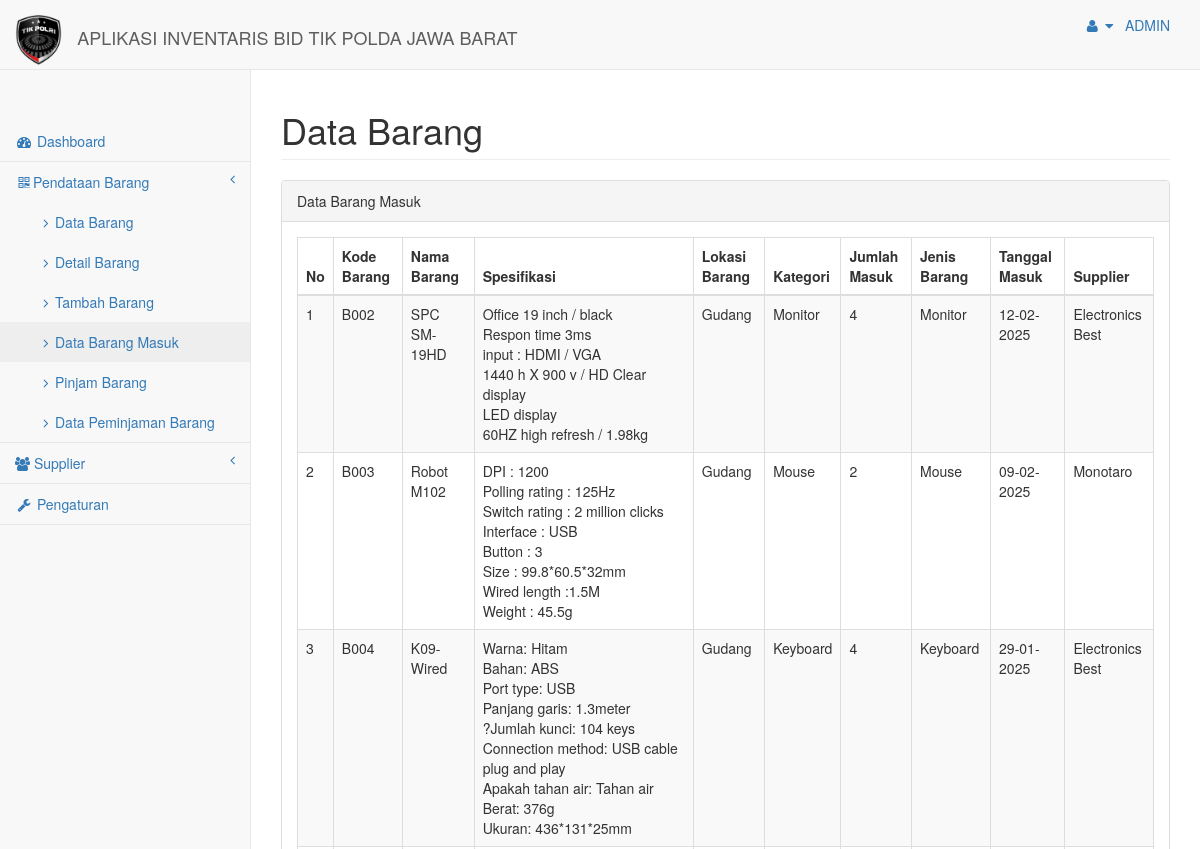
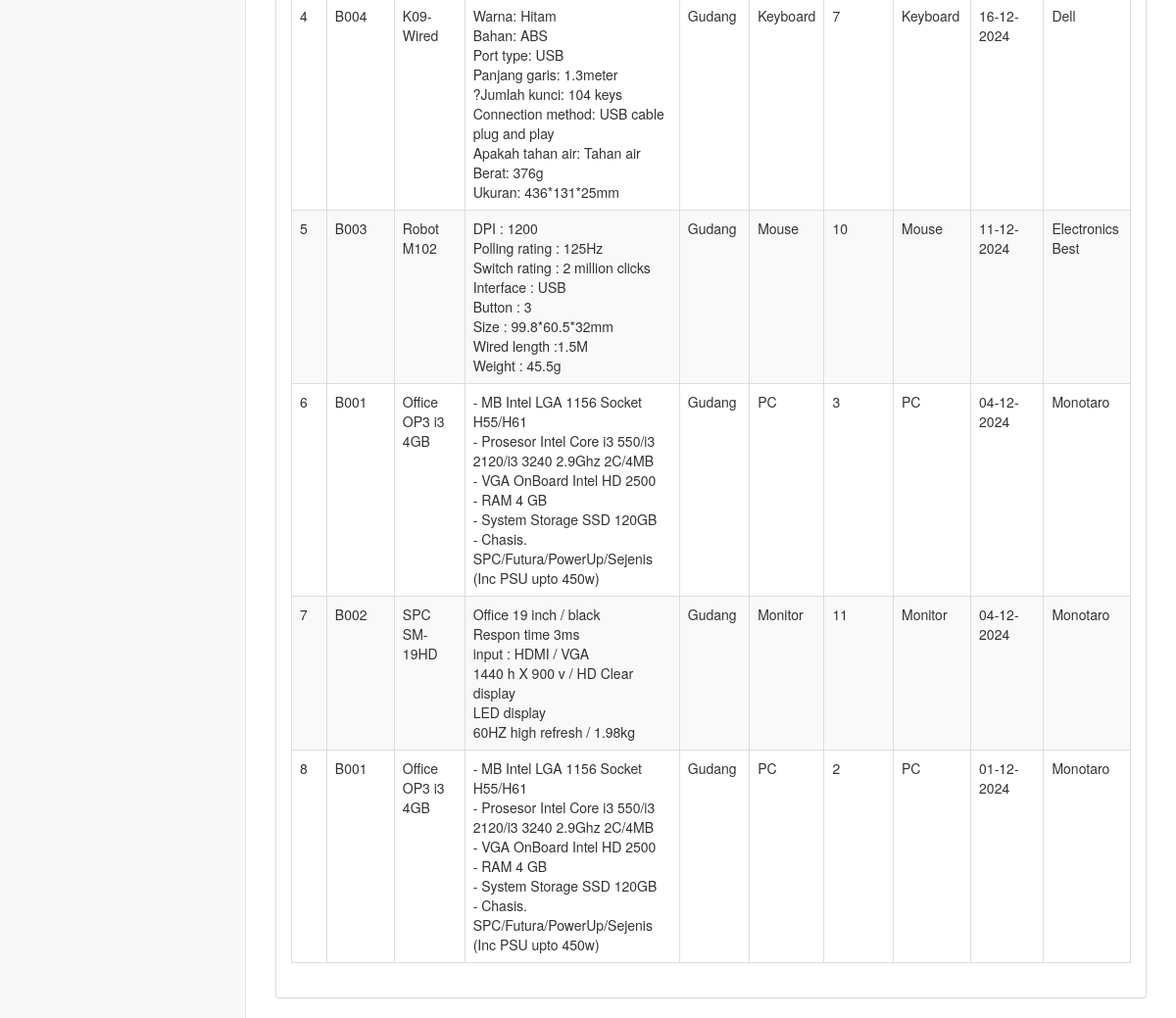
Page /index.php?page=barangmasuk (signed in) on the committed database (2 pictures, top to bottom).
### tables this page shows
CREATE TABLE `barang` (
  `kode_barang` varchar(8) NOT NULL,
  `nama_barang` varchar(30) NOT NULL,
  `spesifikasi` varchar(500) NOT NULL,
  `lokasi_barang` varchar(40) NOT NULL,
  `kategori` varchar(25) NOT NULL,
  `jumlah_brg` int(5) NOT NULL,
  `jenis_brg` varchar(20) NOT NULL
);

CREATE TABLE `stok` (
  `kode_barang` varchar(8) NOT NULL,
  `nama_barang` varchar(30) NOT NULL,
  `jml_barangmasuk` int(7) NOT NULL,
  `jml_barangkeluar` int(7) NOT NULL,
  `total_barang` int(8) NOT NULL
);

CREATE TABLE `barangmasuk` (
  `id_masukbarang` varchar(11) NOT NULL,
  `kode_barang` varchar(8) NOT NULL,
  `nama_barang` varchar(30) NOT NULL,
  `tgl_masuk` date NOT NULL DEFAULT current_timestamp(),
  `jumlah_masuk` int(8) NOT NULL,
  `kode_supplier` varchar(5) NOT NULL
);

CREATE TABLE `supplier` (
  `kode_supplier` varchar(5) NOT NULL,
  `nama_supplier` varchar(35) NOT NULL,
  `alamat_supplier` varchar(50) NOT NULL,
  `telp_supplier` varchar(25) NOT NULL,
  `kota_supplier` varchar(20) NOT NULL
);

### config/Class_Barang.php (called while the page is built, shortened)
<?php
class Class_Barang
{
    function tampil_barangmasuk()
    {
        include("config.php");
        $sql = "select * from barang a inner join barangmasuk b inner join stok c on a.kode_barang=b.kode_barang and a.kode_barang=c.kode_barang inner join supplier d on b.kode_supplier=d.kode_supplier ORDER BY b.tgl_masuk DESC";
        $data = mysqli_query($conn,$sql);
        $data1 = mysqli_num_rows($data);
        if ($data1 == 0) {
            echo "<div class='alert alert-danger'>Tidak ada data</div>";
        }
        else{
            while ($d=mysqli_fetch_assoc($data)) {
                $hasil[] = $d;
            }
            return $hasil;
        }
    }
}
 ?>

### pages/data_barangmasuk.php (the view)
<div class="row">
    <div class="col-lg-12">
        <h1 class="page-header">Data Barang </h1>
    </div>
</div>
<div class="row">
    <div class="col-lg-12">
        <div class="panel panel-default">
            <div class="panel-heading">
                Data Barang Masuk
            </div>
            <div class="panel-body">
                <table width="100%" class="table table-striped table-bordered table-hover" cellpadding="0" cellspacing="0" id="dataTables-example">
                    <thead>
    <?php
        if (is_array($db->tampil_barangmasuk()) && count($db->tampil_barangmasuk()) > 0) {
    ?>
                        <tr>
                           <th>No</th>
                            <th>Kode Barang</th>
                            <th>Nama Barang</th>
                            <th>Spesifikasi</th>
                            <th>Lokasi Barang</th>
                            <th>Kategori</th>
                            <th>Jumlah Masuk</th>
                            <th>Jenis Barang</th>
                            <th>Tanggal Masuk</th>
                            <th>Supplier</th>
                        </tr>
                    </thead>
                    <tbody>
    <?php
        $no = 1;
    foreach ($db->tampil_barangmasuk() as $row) {
     ?>
                    <tr>
                        <td><?=$no++?></td>
                        <td><?=$row['kode_barang']?></td>
                        <td><?=$row['nama_barang']?></td>
                        <td><?=nl2br($row['spesifikasi'])?></td>
                        <td><?=$row['lokasi_barang']?></td>
                        <td><?=$row['kategori']?></td>
                        <td><?=$row['jumlah_masuk']?></td>
                        <td><?=$row['jenis_brg']?></td>
                        <td><?=date("d-m-Y", strtotime($row['tgl_masuk']))?></td>
                        <td><?=$row['nama_supplier']?></td>
                      </tr>
    <?php }
}?>
                    </tbody>
                </table>
            </div>
        </div>
    </div>
</div>

### rows in the picture
barang: stok.kode_barang "B002", stok.nama_barang "SPC SM-19HD", spesifikasi "Office 19 inch / black Respon time 3ms input : HDMI / VGA 1440 h X 900 v / HD Clear display LED display 60HZ high refresh / 1.98kg", lokasi_barang "Gudang", kategori "Monitor", barangmasuk.jumlah_masuk "4", jenis_brg "Monitor", barangmasuk.tgl_masuk "12-02-2025", supplier.nama_supplier "Electronics Best", barangmasuk.jumlah_masuk "11", barangmasuk.tgl_masuk "04-12-2024", supplier.nama_supplier "Monotaro"
barang: stok.kode_barang "B003", stok.nama_barang "Robot M102", spesifikasi "DPI : 1200 Polling rating : 125Hz Switch rating : 2 million clicks Interface : USB Button : 3 Size : 99.8*60.5*32mm Wired length :1.5M Weight : 45.5g", lokasi_barang "Gudang", kategori "Mouse", barangmasuk.jumlah_masuk "2", jenis_brg "Mouse", barangmasuk.tgl_masuk "09-02-2025", supplier.nama_supplier "Monotaro", barangmasuk.jumlah_masuk "10", barangmasuk.tgl_masuk "11-12-2024", supplier.nama_supplier "Electronics Best"
barang: stok.kode_barang "B004", stok.nama_barang "K09-Wired", spesifikasi "Warna: Hitam Bahan: ABS Port type: USB Panjang garis: 1.3meter ?Jumlah kunci: 104 keys Connection method: USB cable plug and play Apakah tahan air: Tahan air Berat: 376g Ukuran: 436*131*25mm", lokasi_barang "Gudang", kategori "Keyboard", barangmasuk.jumlah_masuk "4", jenis_brg "Keyboard", barangmasuk.tgl_masuk "29-01-2025", supplier.nama_supplier "Electronics Best", barangmasuk.jumlah_masuk "7", barangmasuk.tgl_masuk "16-12-2024", supplier.nama_supplier "Dell"
barang: stok.kode_barang "B001", stok.nama_barang "Office OP3 i3 4GB", spesifikasi "- MB Intel LGA 1156 Socket H55/H61 - Prosesor Intel Core i3 550/i3 2120/i3 3240 2.9Ghz 2C/4MB - VGA OnBoard Intel HD 2500 - RAM 4 GB - System Storage SSD 120GB - Chasis. SPC/Futura/PowerUp/Sejenis (Inc PSU upto 450w)", lokasi_barang "Gudang", kategori "PC", barangmasuk.jumlah_masuk "3", jenis_brg "PC", barangmasuk.tgl_masuk "04-12-2024", supplier.nama_supplier "Monotaro", barangmasuk.jumlah_masuk "2", barangmasuk.tgl_masuk "01-12-2024"

### other values in the picture
$_SESSION["username"] "ADMIN"
